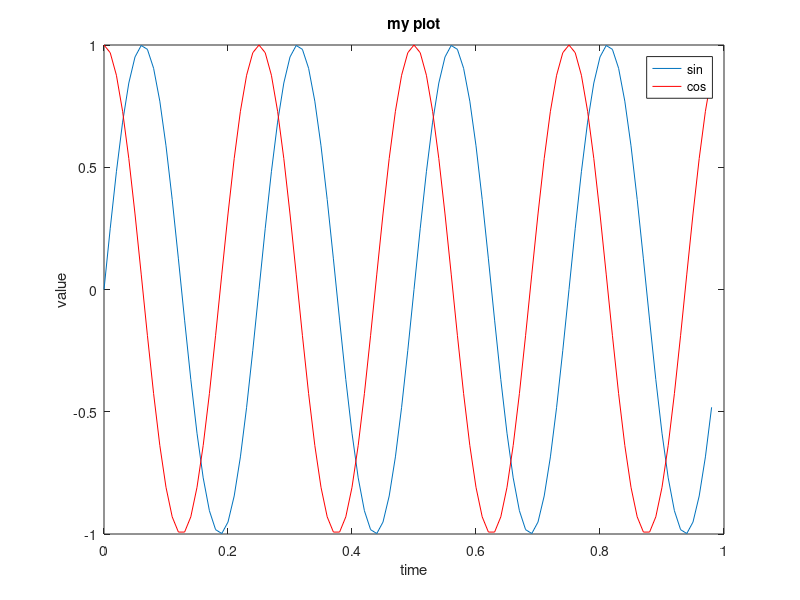
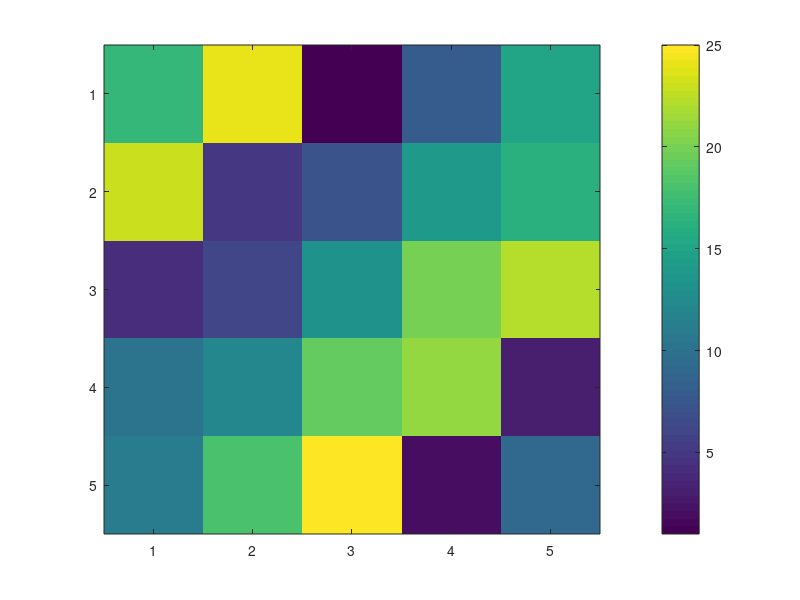

Recreate these plots in MATLAB, in order. (Note: this script raises an error after producing the figures.)
t = [0:0.01:0.98];
y1 = sin(2*pi*4*t);
plot(t,y1);
y2 = cos(2*pi*4*t);
plot(t,y2);
plot(t,y1);
hold on;
plot(t,y2,'r');
xlabel('time')
ylabel('value')
legend('sin','cos')
title('my plot')
print -dpng 'myPlot.png'
figure(1): plot(t,y1);
figure(2): plot(t,y2);
subplot(1,2,1);
plot(t,y1);
subplot(1,2,2);
plot(t,y2);
axis([0.5 1 -1 1])
clf
A = magic(5)
imagesc(A)
imagesc(A), colorbar, colourmap gray;
a=1, b=2, c=3